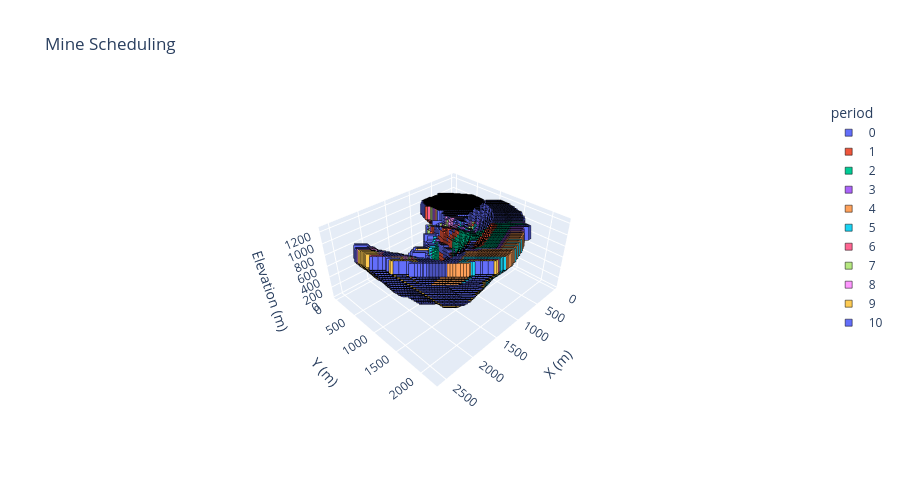

Source (notebook cell):
### Markdown cell above
### Mine Scheduling 3D Plot

### Code cell
# Block dimensions
dx, dy, dz = 25, 25, 20

# Filter extracted blocks and prepare data
d = blocks.loc[blocks.period.notna()].copy()
d["period"] = d["period"].astype(int)
d[["x","y","z"]] *= [dx, dy, dz]
d["period"] -= d["period"].min()
d["period"] = d["period"].astype(str)

# Axis scaling for correct proportions
r = d[["x","y","z"]].max() - d[["x","y","z"]].min()
s = r.max()

# 3D categorical scatter with Plotly default colors
fig = px.scatter_3d(d, x="x", y="y", z="z", color="period", color_discrete_sequence=px.colors.qualitative.Plotly,
    category_orders={"period": sorted(d["period"], key=int)}, labels={"color": "Periods"}, 
    title="Mine Scheduling", width=900, height=500).update_traces(marker=dict(symbol="square", size=7, 
    line=dict(width=0.5, color="black"))).update_layout(scene=dict(xaxis_title="X (m)", yaxis_title="Y (m)", 
    zaxis_title="Elevation (m)", aspectmode="manual", aspectratio=dict(x=r.x/s, y=r.y/s, z=r.z/s)))
fig.show()

### Figure 1 — Plotly figure (JSON) as saved in the notebook; plotly's stock layout.template omitted (floating-point values rounded to 4 significant figures; data arrays with more than 128 entries replaced by an {"elided": "..."} marker saying what was removed)
{"data": [{"hovertemplate": "period=0<br>x=%{x}<br>y=%{y}<br>z=%{z}<extra></extra>", "legendgroup": "0", "marker": {"color": "#636EFA", "line": {"color": "black", "width": 0.5}, "size": 7, "symbol": "square"}, "mode": "markers", "name": "0", "scene": "scene", "showlegend": true, "type": "scatter3d", "x": {"elided": "7599 int values"}, "y": {"elided": "7599 int values"}, "z": {"elided": "7599 int values"}}, {"hovertemplate": "period=1<br>x=%{x}<br>y=%{y}<br>z=%{z}<extra></extra>", "legendgroup": "1", "marker": {"color": "#EF553B", "line": {"color": "black", "width": 0.5}, "size": 7, "symbol": "square"}, "mode": "markers", "name": "1", "scene": "scene", "showlegend": true, "type": "scatter3d", "x": {"elided": "2778 int values"}, "y": {"elided": "2778 int values"}, "z": {"elided": "2778 int values"}}, {"hovertemplate": "period=2<br>x=%{x}<br>y=%{y}<br>z=%{z}<extra></extra>", "legendgroup": "2", "marker": {"color": "#00CC96", "line": {"color": "black", "width": 0.5}, "size": 7, "symbol": "square"}, "mode": "markers", "name": "2", "scene": "scene", "showlegend": true, "type": "scatter3d", "x": {"elided": "8189 int values"}, "y": {"elided": "8189 int values"}, "z": {"elided": "8189 int values"}}, {"hovertemplate": "period=3<br>x=%{x}<br>y=%{y}<br>z=%{z}<extra></extra>", "legendgroup": "3", "marker": {"color": "#AB63FA", "line": {"color": "black", "width": 0.5}, "size": 7, "symbol": "square"}, "mode": "markers", "name": "3", "scene": "scene", "showlegend": true, "type": "scatter3d", "x": {"elided": "4330 int values"}, "y": {"elided": "4330 int values"}, "z": {"elided": "4330 int values"}}, {"hovertemplate": "period=4<br>x=%{x}<br>y=%{y}<br>z=%{z}<extra></extra>", "legendgroup": "4", "marker": {"color": "#FFA15A", "line": {"color": "black", "width": 0.5}, "size": 7, "symbol": "square"}, "mode": "markers", "name": "4", "scene": "scene", "showlegend": true, "type": "scatter3d", "x": {"elided": "5399 int values"}, "y": {"elided": "5399 int values"}, "z": {"elided": "5399 int values"}}, {"hovertemplate": "period=5<br>x=%{x}<br>y=%{y}<br>z=%{z}<extra></extra>", "legendgroup": "5", "marker": {"color": "#19D3F3", "line": {"color": "black", "width": 0.5}, "size": 7, "symbol": "square"}, "mode": "markers", "name": "5", "scene": "scene", "showlegend": true, "type": "scatter3d", "x": {"elided": "4373 int values"}, "y": {"elided": "4373 int values"}, "z": {"elided": "4373 int values"}}, {"hovertemplate": "period=6<br>x=%{x}<br>y=%{y}<br>z=%{z}<extra></extra>", "legendgroup": "6", "marker": {"color": "#FF6692", "line": {"color": "black", "width": 0.5}, "size": 7, "symbol": "square"}, "mode": "markers", "name": "6", "scene": "scene", "showlegend": true, "type": "scatter3d", "x": {"elided": "2551 int values"}, "y": {"elided": "2551 int values"}, "z": {"elided": "2551 int values"}}, {"hovertemplate": "period=7<br>x=%{x}<br>y=%{y}<br>z=%{z}<extra></extra>", "legendgroup": "7", "marker": {"color": "#B6E880", "line": {"color": "black", "width": 0.5}, "size": 7, "symbol": "square"}, "mode": "markers", "name": "7", "scene": "scene", "showlegend": true, "type": "scatter3d", "x": {"elided": "3130 int values"}, "y": {"elided": "3130 int values"}, "z": {"elided": "3130 int values"}}, {"hovertemplate": "period=8<br>x=%{x}<br>y=%{y}<br>z=%{z}<extra></extra>", "legendgroup": "8", "marker": {"color": "#FF97FF", "line": {"color": "black", "width": 0.5}, "size": 7, "symbol": "square"}, "mode": "markers", "name": "8", "scene": "scene", "showlegend": true, "type": "scatter3d", "x": {"elided": "3365 int values"}, "y": {"elided": "3365 int values"}, "z": {"elided": "3365 int values"}}, {"hovertemplate": "period=9<br>x=%{x}<br>y=%{y}<br>z=%{z}<extra></extra>", "legendgroup": "9", "marker": {"color": "#FECB52", "line": {"color": "black", "width": 0.5}, "size": 7, "symbol": "square"}, "mode": "markers", "name": "9", "scene": "scene", "showlegend": true, "type": "scatter3d", "x": {"elided": "3904 int values"}, "y": {"elided": "3904 int values"}, "z": {"elided": "3904 int values"}}, {"hovertemplate": "period=10<br>x=%{x}<br>y=%{y}<br>z=%{z}<extra></extra>", "legendgroup": "10", "marker": {"color": "#636EFA", "line": {"color": "black", "width": 0.5}, "size": 7, "symbol": "square"}, "mode": "markers", "name": "10", "scene": "scene", "showlegend": true, "type": "scatter3d", "x": {"elided": "3443 int values"}, "y": {"elided": "3443 int values"}, "z": {"elided": "3443 int values"}}], "layout": {"height": 500, "legend": {"title": {"text": "period"}, "tracegroupgap": 0}, "scene": {"aspectmode": "manual", "aspectratio": {"x": 1, "y": 0.8725, "z": 0.4784}, "domain": {"x": [0, 1], "y": [0, 1]}, "xaxis": {"title": {"text": "X (m)"}}, "yaxis": {"title": {"text": "Y (m)"}}, "zaxis": {"title": {"text": "Elevation (m)"}}}, "title": {"text": "Mine Scheduling"}, "width": 900}}
